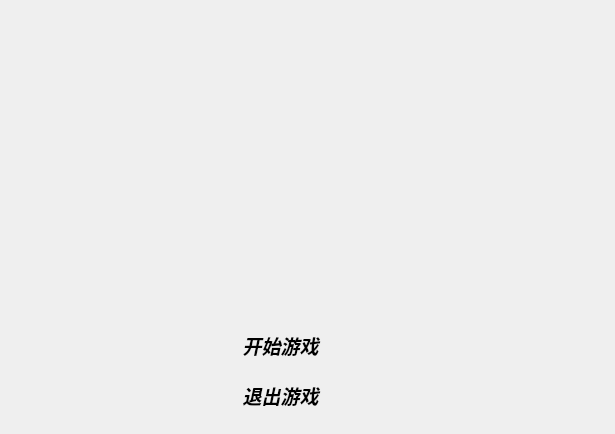
<?xml version="1.0" encoding="UTF-8"?>
<ui version="4.0">
 <class>GuessGestureWidget</class>
 <widget class="QWidget" name="GuessGestureWidget">
  <property name="geometry">
   <rect>
    <x>0</x>
    <y>0</y>
    <width>615</width>
    <height>434</height>
   </rect>
  </property>
  <property name="maximumSize">
   <size>
    <width>16777215</width>
    <height>533</height>
   </size>
  </property>
  <property name="windowTitle">
   <string>猜拳游戏</string>
  </property>
  <property name="autoFillBackground">
   <bool>false</bool>
  </property>
  <property name="styleSheet">
   <string notr="true">#MainWindow{background-image:url(:/src/6.png);}</string>
  </property>
  <widget class="QWidget" name="centralWidget" native="true">
   <property name="geometry">
    <rect>
     <x>0</x>
     <y>0</y>
     <width>641</width>
     <height>411</height>
    </rect>
   </property>
   <widget class="QPushButton" name="pushButton">
    <property name="geometry">
     <rect>
      <x>220</x>
      <y>330</y>
      <width>121</width>
      <height>31</height>
     </rect>
    </property>
    <property name="font">
     <font>
      <family>微软雅黑</family>
      <pointsize>14</pointsize>
      <weight>75</weight>
      <italic>true</italic>
      <bold>true</bold>
     </font>
    </property>
    <property name="text">
     <string>开始游戏</string>
    </property>
    <property name="flat">
     <bool>true</bool>
    </property>
   </widget>
   <widget class="QPushButton" name="pushButton_2">
    <property name="geometry">
     <rect>
      <x>220</x>
      <y>380</y>
      <width>121</width>
      <height>31</height>
     </rect>
    </property>
    <property name="font">
     <font>
      <family>微软雅黑</family>
      <pointsize>14</pointsize>
      <weight>75</weight>
      <italic>true</italic>
      <bold>true</bold>
     </font>
    </property>
    <property name="text">
     <string>退出游戏</string>
    </property>
    <property name="flat">
     <bool>true</bool>
    </property>
   </widget>
   <widget class="QLabel" name="label">
    <property name="geometry">
     <rect>
      <x>210</x>
      <y>50</y>
      <width>221</width>
      <height>111</height>
     </rect>
    </property>
    <property name="font">
     <font>
      <family>宋体</family>
      <pointsize>36</pointsize>
      <weight>75</weight>
      <italic>true</italic>
      <bold>true</bold>
     </font>
    </property>
    <property name="layoutDirection">
     <enum>Qt::LeftToRight</enum>
    </property>
    <property name="text">
     <string/>
    </property>
    <property name="textFormat">
     <enum>Qt::PlainText</enum>
    </property>
    <property name="wordWrap">
     <bool>false</bool>
    </property>
    <property name="margin">
     <number>34</number>
    </property>
   </widget>
  </widget>
 </widget>
 <layoutdefault spacing="6" margin="11"/>
 <resources/>
 <connections/>
</ui>
